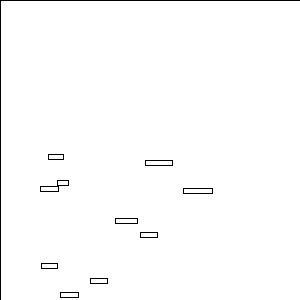
Frame 1 (no input)
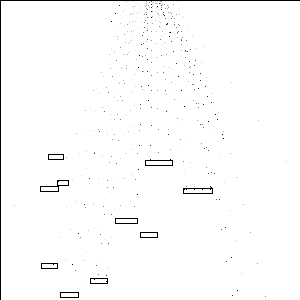
Frame 60 (the mouse pressed at the canvas centre just before this capture)
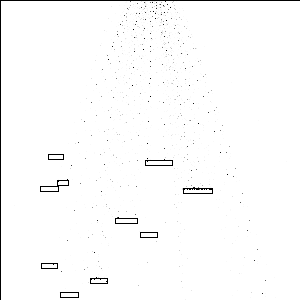
Frame 120 (the mouse held since frame 60 and released just before this capture)

The Processing sketch that drew these frames (run headless with seeded random() and noise(); from frame 60 on, the mouse is pressed at the canvas centre):

// Processing sketch: water_test
// ── water_test.pde
PVector GRAV = new PVector(0, 0.03);

int ID = 0;
class Particle {
  final int id;
  {
    ID += 1;
    id = ID;
  }
  PVector pos, vel, acc;
  boolean alive = true;
  int lifeTime;
  Particle(float x, float y) {
    pos = new PVector(x, y);
    vel = new PVector();
    acc = new PVector();

    vel.x += random(-0.2, 0.2);
    vel.y += random(0, 0.1);
    lifeTime = 500;
  }




  void applyForce(PVector f) {
    acc.add(f);
  }
  void draw() {
    int i = ((int) pos.y) * width + ((int)pos.x);
    if (i >= 0 && i < pixels.length-1) {
      pixels[i] = color(0);
    }
  }


  void update() {
    lifeTime -= 1;
    if (lifeTime <= 0) {
      alive = false;
      return;
    }
    vel.add(acc);

    acc.mult(0);
    PVector p = vel.copy();
    float mag = p.mag();
    int steps = ceil(p.mag());

    for (float t = 0; t < mag; t += 0.01) {
      p = vel.copy();
      p.normalize();
      p.mult(t);
      p.limit(mag);

      PVector pn = p.add(pos);
      boolean collision = false;
      //check collisions

      for (Particle o : particles) {
        if (o.id == id) continue;

        if (PVector.dist(p, o.pos) < 1) {
          PVector f = PVector.sub(p,o.pos);
          f.normalize();
          f.mult(mag/10);
          pos.add(f);
          applyForce(f);
          collision = true;
          break;
        }
      }

      if (!collision) {
        for (Obstacle o : blocks) {
          if (pos.x >= o.pos.x && pos.x <= o.pos.x + o.dims.x && pos.y >= o.pos.y && pos.y <= o.pos.y + o.dims.y) {
            collision = true;
            break;
          }
        }
      }

      if (!collision) {
        pos.set(pn.x, pn.y);
      } else {
        break;
      }
    }

    if (pos.x < 0 || pos.x > width || pos.y > height) {
      alive = false;
    }
  }
}

class Obstacle {

  PVector pos, dims;

  Obstacle(float x, float y, float w, float h) {
    pos = new PVector(x, y);
    dims = new PVector(w, h);
  }


  void draw() {
    stroke(0);
    noFill();
    rect(pos.x, pos.y, dims.x, dims.y);
  }
}

ArrayList<Particle> particles = new ArrayList<Particle>();
ArrayList<Obstacle> blocks = new ArrayList<Obstacle>();
void setup() {
  size(300, 300);


  int w4 = width / 8;
  int w_w4 = width - w4;
  int h2 = height / 2;

  for (int i = 0; i < 10; i += 1) {
    blocks.add(new Obstacle(random(w4, w_w4), random(h2, height), random(10, 30), 5));
  }
  background(255);
}


void draw() {
  fill(255,20);
  rect(0,0,width,height);

  for (Obstacle o : blocks) {
    o.draw();
  }

  loadPixels();
  for (int i = particles.size() -1; i >= 0; i -= 1) {
    Particle p = particles.get(i);
    if (p.alive) {
      p.applyForce(GRAV);
      p.update();
      p.draw();
    } else {
      particles.remove(i);
    }
  }
  updatePixels();
  int attempts = 0;
  if (particles.size() < 200) {
    float w1 = (width / 2) - (width/32);
    float w2 = (width/2) + (width / 32);
    particles.add(new Particle(random(w1, w2), random(-50,0)));
  }
}
